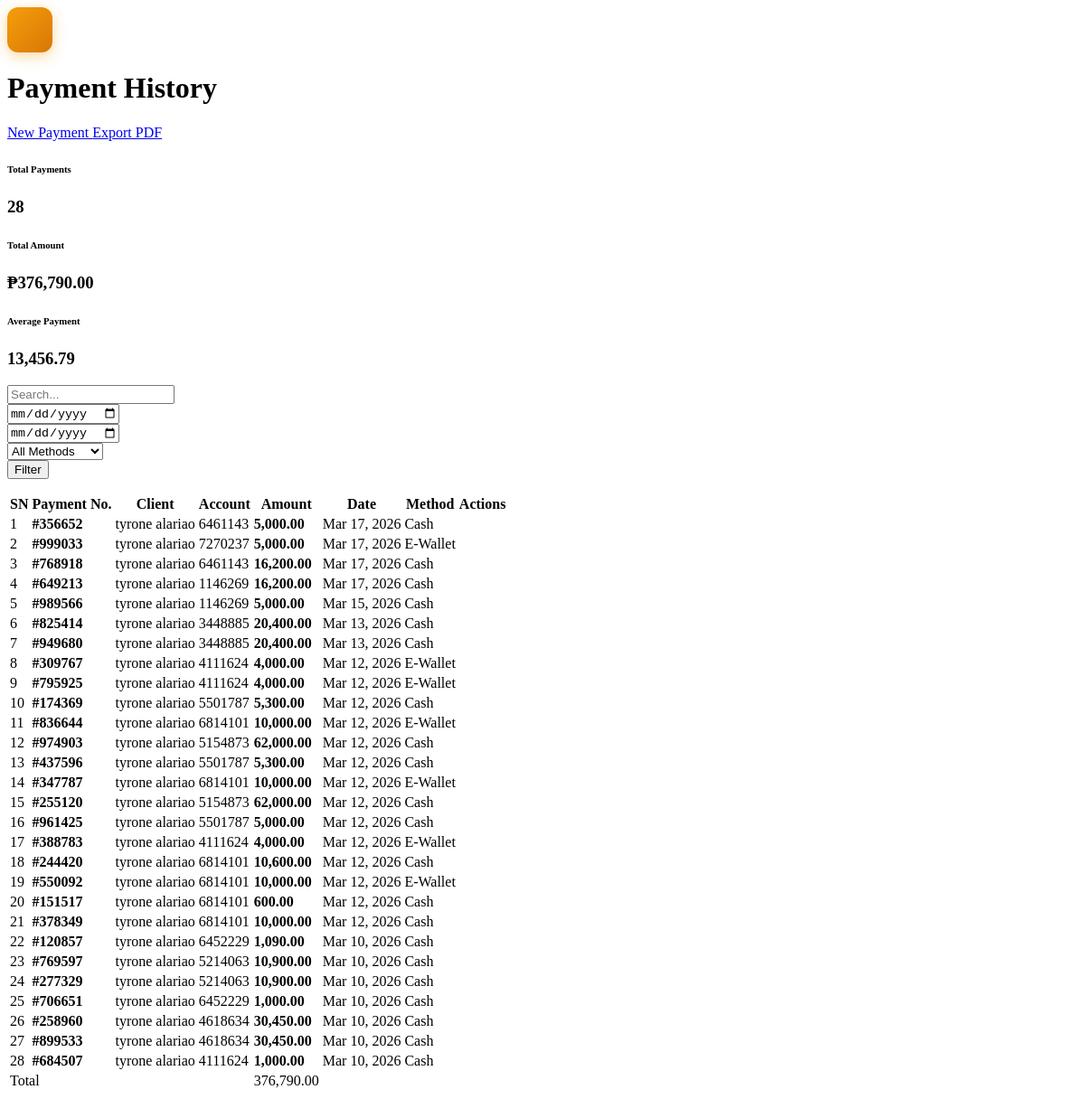
Screenshot of /managepayment.php (signed in) with the database file from the repository.
### tables this page shows
CREATE TABLE `payments` (
  `payment_number` int(10) NOT NULL,
  `account_number` int(10) NOT NULL,
  `payment_amount` decimal(10,2) NOT NULL,
  `payment_date` date NOT NULL,
  `payment_method` varchar(50) NOT NULL,
  `notes` text DEFAULT NULL,
  `created_at` timestamp NOT NULL DEFAULT current_timestamp(),
  `user_id` int(10) DEFAULT NULL
);

CREATE TABLE `customers` (
  `customer_number` int(10) NOT NULL,
  `customer_type` int(11) DEFAULT NULL,
  `first_name` varchar(50) NOT NULL,
  `middle_name` varchar(50) DEFAULT NULL,
  `surname` varchar(50) NOT NULL,
  `gender` char(1) NOT NULL,
  `date_of_birth` date NOT NULL,
  `nationality` varchar(50) NOT NULL,
  `registration_date` timestamp NOT NULL DEFAULT current_timestamp() ON UPDATE current_timestamp(),
  `user_id` int(10) DEFAULT NULL,
  `email` varchar(100) DEFAULT NULL,
  `phone` varchar(50) DEFAULT NULL,
  `password` varchar(255) DEFAULT NULL,
  `region` varchar(100) DEFAULT NULL,
  `city` varchar(100) DEFAULT NULL,
  `barangay` varchar(100) DEFAULT NULL,
  `zip_code` varchar(20) DEFAULT NULL,
  `full_address` varchar(255) DEFAULT NULL,
  `municipality` varchar(100) DEFAULT NULL,
  `is_active` tinyint(1) DEFAULT 1,
  `deactivated_date` date DEFAULT NULL,
  `last_login` datetime DEFAULT NULL,
  `emergency_contact_name` varchar(100) DEFAULT NULL,
  `emergency_contact_number` varchar(20) DEFAULT NULL,
  `emergency_contact_relationship` varchar(50) DEFAULT NULL,
  `status` tinyint(1) DEFAULT 1,
  `gov_id_number` varchar(50) DEFAULT '',
  `qr_code` varchar(64) DEFAULT NULL,
  `qr_code_enabled` tinyint(1) DEFAULT 0,
  `gov_id_type` varchar(50) DEFAULT NULL
);

### managepayment.php (the view, shortened to what this page needs)
<?php
$search = isset($_GET['search']) ? $_GET['search'] : '';
$date_from = isset($_GET['date_from']) ? $_GET['date_from'] : '';
$date_to = isset($_GET['date_to']) ? $_GET['date_to'] : '';
$where = "1=1";
$retrieve = mysqli_query($conn, "SELECT p.*, c.first_name, c.surname, a.account_type
FROM payments p
LEFT JOIN accounts a ON p.account_number = a.account_number
LEFT JOIN customers c ON a.customer = c.customer_number
WHERE $where
ORDER BY p.payment_date DESC");
$total_stats = mysqli_query($conn, "SELECT
    COUNT(*) as total_count,
    COALESCE(SUM(payment_amount), 0) as total_amount,
    COALESCE(AVG(payment_amount), 0) as avg_amount
FROM payments p
LEFT JOIN accounts a ON p.account_number = a.account_number
LEFT JOIN customers c ON a.customer = c.customer_number
WHERE $where");
$stats = mysqli_fetch_assoc($total_stats);
?>
<body>
  <div class="container-fluid">
    <div class="row">
      <main class="col-md-9 ms-sm-auto col-lg-10 px-md-4">
        <div class="page-title-section mt-3">
          <div class="d-flex align-items-center">
            <div class="report-icon me-3" style="width: 50px; height: 50px; background: linear-gradient(135deg, #f59e0b 0%, #d97706 100%); border-radius: 12px; display: flex; align-items: center; justify-content: center; flex-shrink: 0;">
            </div>
            <h1 class="mb-0">Payment History</h1>
          </div>
          <div class="page-actions">
            <a href="addpayment.php" class="btn btn-success">
              <i class="fas fa-plus"></i> New Payment
            </a>
            <a href="pdfpayment.php" class="btn btn-outline-primary" target="_blank">
              <i class="fas fa-file-pdf"></i> Export PDF
            </a>
          </div>
        </div>
        <div class="row mb-4">
            <div class="col-md-4">
                <div class="card bg-gradient-primary text-white">
                    <div class="card-body">
                        <div class="d-flex justify-content-between align-items-center">
                            <div>
                                <h6 class="mb-0 opacity-75">Total Payments</h6>
                                <h3 class="mb-0"><?php echo number_format($stats['total_count']); ?></h3>
                            </div>
                        </div>
                    </div>
                </div>
            </div>
            <div class="col-md-4">
                <div class="card bg-gradient-success text-white">
                    <div class="card-body">
                        <div class="d-flex justify-content-between align-items-center">
                            <div>
                                <h6 class="mb-0 opacity-75">Total Amount</h6>
                                <h3 class="mb-0">₱<?php echo number_format($stats['total_amount'], 2); ?></h3>
                            </div>
                        </div>
                    </div>
                </div>
            </div>
            <div class="col-md-4">
                <div class="card bg-gradient-info text-white">
                    <div class="card-body">
                        <div class="d-flex justify-content-between align-items-center">
                            <div>
                                <h6 class="mb-0 opacity-75">Average Payment</h6>
                                <h3 class="mb-0"><?php echo number_format($stats['avg_amount'], 2); ?></h3>
                            </div>
                        </div>
                    </div>
                </div>
            </div>
        </div>
        <div class="card mb-4">
            <div class="card-body">
                <form method="GET" action="" class="row g-3">
                    <div class="col-md-3">
                        <input type="text" name="search" class="form-control" placeholder="Search..." value="<?php echo $search; ?>">
                    </div>
                    <div class="col-md-2">
                        <input type="date" name="date_from" class="form-control" placeholder="From" value="<?php echo $date_from; ?>">
                    </div>
                    <div class="col-md-2">
                        <input type="date" name="date_to" class="form-control" placeholder="To" value="<?php echo $date_to; ?>">
                    </div>
                    <div class="col-md-2">
                        <select name="method" class="form-select">
                            <option value="">All Methods</option>
                        </select>
                    </div>
                    <div class="col-md-3">
                        <button type="submit" class="btn btn-primary me-2"><i class="fas fa-search"></i> Filter</button>
                    </div>
                </form>
            </div>
        </div>
        <div class="card">
          <div class="card-body p-0">
            <?php if(mysqli_num_rows($retrieve) > 0): ?>
            <div class="table-responsive">
              <table class="table table-hover mb-0">
                <thead>
                  <tr>
                    <th><i class="fas fa-hashtag"></i> SN</th>
                    <th><i class="fas fa-tag"></i> Payment No.</th>
                    <th><i class="fas fa-user"></i> Client</th>
                    <th><i class="fas fa-id-card"></i> Account</th>
                    <th><i class="fas fa-peso-sign"></i> Amount</th>
                    <th><i class="fas fa-calendar"></i> Date</th>
                    <th><i class="fas fa-money-bill"></i> Method</th>
                    <th><i class="fas fa-cogs"></i> Actions</th>
                  </tr>
                </thead>
                <tbody>
                  <?php
                  $num = 1;
                  $total = 0;
                  while($row = mysqli_fetch_assoc($retrieve)):
                    $total += $row['payment_amount'];
                  ?>
                  <tr>
                    <td><span class="badge bg-light text-dark"><?php echo $num++; ?></span></td>
                    <td><strong>#<?php echo str_pad($row['payment_number'], 6, '0', STR_PAD_LEFT); ?></strong></td>
                    <td><?php echo isset($row['first_name']) ? $row['first_name'] . ' ' . $row['surname'] : 'N/A'; ?></td>
                    <td><?php echo $row['account_number']; ?></td>
                    <td><strong><?php echo number_format($row['payment_amount'], 2); ?></strong></td>
                    <td><?php echo date('M d, Y', strtotime($row['payment_date'])); ?></td>
                    <td><span class="badge bg-info"><?php echo $row['payment_method']; ?></span></td>
                    <td>
                    </td>
                  </tr>
                  <?php endwhile; ?>
                  <tr class="table-secondary fw-bold">
                    <td colspan="4" class="text-end">Total</td>
                    <td><?php echo number_format($total, 2); ?></td>
                    <td colspan="3"></td>
                  </tr>
                </tbody>
              </table>
            </div>
            <?php endif; ?>
          </div>
        </div>
      </main>
    </div>
  </div>
</body>

### managepayment.php (style rules this page uses)
.report-icon { flex-shrink: 0; box-shadow: 0 4px 15px rgba(245, 158, 11, 0.4); animation: slideInLeft 0.5s ease-out forwards; }
.page-title-section h1 { animation: slideInUp 0.5s ease-out 0.1s forwards; opacity: 0; }
.page-actions { animation: slideInRight 0.5s ease-out 0.2s forwards; opacity: 0; }

### rows the page displays
payments: payment_number "356652", customers.first_name "tyrone", customers.surname "alariao", account_number "6461143", payment_amount "5,000.00", payment_date "Mar 17, 2026", payment_method "Cash"
payments: payment_number "999033", customers.first_name "tyrone", customers.surname "alariao", account_number "7270237", payment_amount "5,000.00", payment_date "Mar 17, 2026", payment_method "E-Wallet"
payments: payment_number "768918", customers.first_name "tyrone", customers.surname "alariao", account_number "6461143", payment_amount "16,200.00", payment_date "Mar 17, 2026", payment_method "Cash"
payments: payment_number "649213", customers.first_name "tyrone", customers.surname "alariao", account_number "1146269", payment_amount "16,200.00", payment_date "Mar 17, 2026", payment_method "Cash"
payments: payment_number "989566", customers.first_name "tyrone", customers.surname "alariao", account_number "1146269", payment_amount "5,000.00", payment_date "Mar 15, 2026", payment_method "Cash"
payments: payment_number "825414", customers.first_name "tyrone", customers.surname "alariao", account_number "3448885", payment_amount "20,400.00", payment_date "Mar 13, 2026", payment_method "Cash"
payments: payment_number "949680", customers.first_name "tyrone", customers.surname "alariao", account_number "3448885", payment_amount "20,400.00", payment_date "Mar 13, 2026", payment_method "Cash"
payments: payment_number "309767", customers.first_name "tyrone", customers.surname "alariao", account_number "4111624", payment_amount "4,000.00", payment_date "Mar 12, 2026", payment_method "E-Wallet"
payments: payment_number "795925", customers.first_name "tyrone", customers.surname "alariao", account_number "4111624", payment_amount "4,000.00", payment_date "Mar 12, 2026", payment_method "E-Wallet"
payments: payment_number "174369", customers.first_name "tyrone", customers.surname "alariao", account_number "5501787", payment_amount "5,300.00", payment_date "Mar 12, 2026", payment_method "Cash"
payments: payment_number "836644", customers.first_name "tyrone", customers.surname "alariao", account_number "6814101", payment_amount "10,000.00", payment_date "Mar 12, 2026", payment_method "E-Wallet"
payments: payment_number "974903", customers.first_name "tyrone", customers.surname "alariao", account_number "5154873", payment_amount "62,000.00", payment_date "Mar 12, 2026", payment_method "Cash"
payments: payment_number "437596", customers.first_name "tyrone", customers.surname "alariao", account_number "5501787", payment_amount "5,300.00", payment_date "Mar 12, 2026", payment_method "Cash"
payments: payment_number "347787", customers.first_name "tyrone", customers.surname "alariao", account_number "6814101", payment_amount "10,000.00", payment_date "Mar 12, 2026", payment_method "E-Wallet"
payments: payment_number "255120", customers.first_name "tyrone", customers.surname "alariao", account_number "5154873", payment_amount "62,000.00", payment_date "Mar 12, 2026", payment_method "Cash"
payments: payment_number "961425", customers.first_name "tyrone", customers.surname "alariao", account_number "5501787", payment_amount "5,000.00", payment_date "Mar 12, 2026", payment_method "Cash"
payments: payment_number "388783", customers.first_name "tyrone", customers.surname "alariao", account_number "4111624", payment_amount "4,000.00", payment_date "Mar 12, 2026", payment_method "E-Wallet"
payments: payment_number "244420", customers.first_name "tyrone", customers.surname "alariao", account_number "6814101", payment_amount "10,600.00", payment_date "Mar 12, 2026", payment_method "Cash"
payments: payment_number "550092", customers.first_name "tyrone", customers.surname "alariao", account_number "6814101", payment_amount "10,000.00", payment_date "Mar 12, 2026", payment_method "E-Wallet"
payments: payment_number "151517", customers.first_name "tyrone", customers.surname "alariao", account_number "6814101", payment_amount "600.00", payment_date "Mar 12, 2026", payment_method "Cash"
payments: payment_number "378349", customers.first_name "tyrone", customers.surname "alariao", account_number "6814101", payment_amount "10,000.00", payment_date "Mar 12, 2026", payment_method "Cash"
payments: payment_number "120857", customers.first_name "tyrone", customers.surname "alariao", account_number "6452229", payment_amount "1,090.00", payment_date "Mar 10, 2026", payment_method "Cash"
payments: payment_number "769597", customers.first_name "tyrone", customers.surname "alariao", account_number "5214063", payment_amount "10,900.00", payment_date "Mar 10, 2026", payment_method "Cash"
payments: payment_number "277329", customers.first_name "tyrone", customers.surname "alariao", account_number "5214063", payment_amount "10,900.00", payment_date "Mar 10, 2026", payment_method "Cash"
payments: payment_number "706651", customers.first_name "tyrone", customers.surname "alariao", account_number "6452229", payment_amount "1,000.00", payment_date "Mar 10, 2026", payment_method "Cash"
payments: payment_number "258960", customers.first_name "tyrone", customers.surname "alariao", account_number "4618634", payment_amount "30,450.00", payment_date "Mar 10, 2026", payment_method "Cash"
payments: payment_number "899533", customers.first_name "tyrone", customers.surname "alariao", account_number "4618634", payment_amount "30,450.00", payment_date "Mar 10, 2026", payment_method "Cash"
payments: payment_number "684507", customers.first_name "tyrone", customers.surname "alariao", account_number "4111624", payment_amount "1,000.00", payment_date "Mar 10, 2026", payment_method "Cash"

### other values shown
$stats['total_count'] "28"
$stats['total_amount'] "376,790.00"
$stats['avg_amount'] "13,456.79"
$total "376,790.00"
